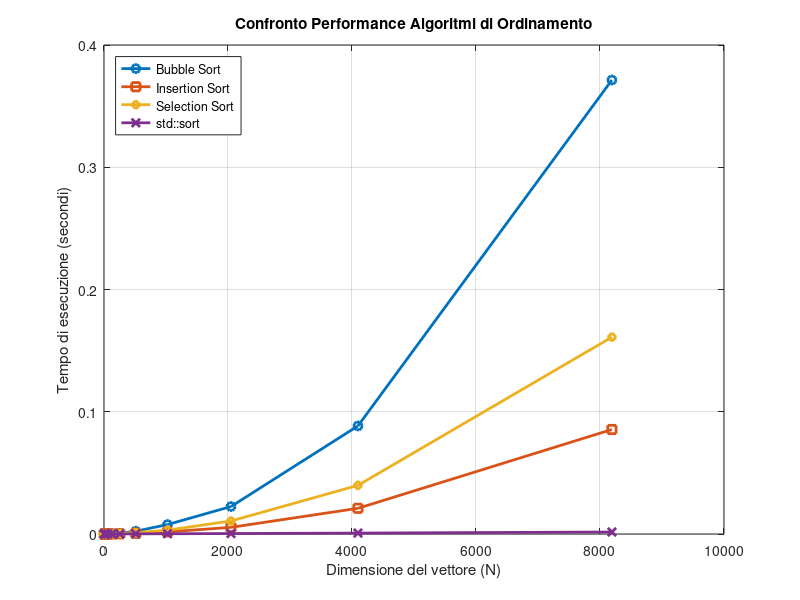

Source code (MATLAB):
data = load('dati_sorting.txt');

N = data(:, 1);
t_bubble = data(:, 2);
t_insert = data(:, 3);
t_select = data(:, 4);
t_std    = data(:, 5);

figure;
plot(N, t_bubble, '-o', 'LineWidth', 2); hold on;
plot(N, t_insert, '-s', 'LineWidth', 2);
plot(N, t_select, '-d', 'LineWidth', 2);
plot(N, t_std,    '-x', 'LineWidth', 2);

grid on;
xlabel('Dimensione del vettore (N)');
ylabel('Tempo di esecuzione (secondi)');
title('Confronto Performance Algoritmi di Ordinamento');
legend('Bubble Sort', 'Insertion Sort', 'Selection Sort', 'std::sort', 'Location', 'northwest');

saveas(gcf, 'confronto_sorting.png'); % Salva il grafico come immagine
